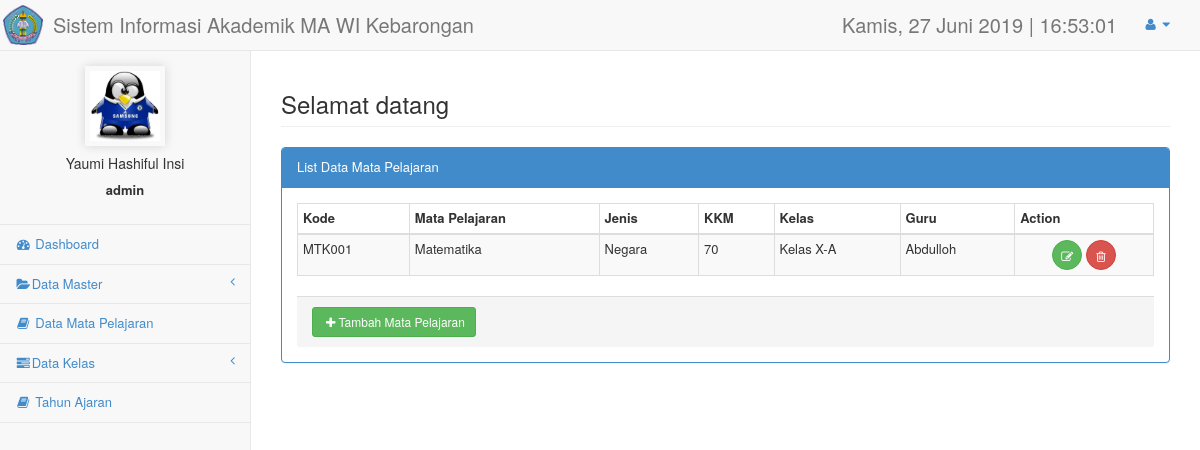
Page /admin/data_mapel.php (signed in) on the committed database.
### tables this page shows
CREATE TABLE IF NOT EXISTS `mapel` (
`id_mapel` int(2) NOT NULL,
  `kode_mapel` varchar(10) NOT NULL,
  `jenis_mapel` enum('Pesantren','Negara') NOT NULL,
  `nama_mapel` varchar(20) NOT NULL,
  `kkm` int(3) NOT NULL,
  `kode_kelas` varchar(5) NOT NULL,
  `nip` varchar(50) NOT NULL
);

CREATE TABLE IF NOT EXISTS `kelas` (
`id_kelas` int(2) NOT NULL,
  `kode_kelas` varchar(5) NOT NULL,
  `nama_kelas` varchar(30) NOT NULL,
  `jenis_kelas` enum('Aliyah','Takhasus') NOT NULL,
  `status` enum('Aktif','Nonaktif') NOT NULL
);

CREATE TABLE IF NOT EXISTS `guru` (
`id_guru` int(2) NOT NULL,
  `nip` varchar(50) NOT NULL,
  `nama` varchar(30) NOT NULL,
  `gender` enum('L','P') NOT NULL,
  `lahir` date NOT NULL,
  `agama` varchar(10) NOT NULL,
  `alamat` text NOT NULL,
  `telepon` varchar(15) NOT NULL,
  `jabatan` varchar(30) NOT NULL,
  `status` enum('aktif','nonaktif') NOT NULL
);

### admin/data_mapel.php (the view, shortened to what this page needs)
<!DOCTYPE html>
<html lang="en">
<head>
    <link href="../css/bootstrap.min.css" rel="stylesheet">
    <link href="../css/plugins/metisMenu/metisMenu.min.css" rel="stylesheet">
    <link href="../css/plugins/dataTables.bootstrap.css" rel="stylesheet">
    <link href="../css/sb-admin-2.css" rel="stylesheet">
    <link href="../font-awesome-4.1.0/css/font-awesome.min.css" rel="stylesheet" type="text/css">
</head>
<body>
   <?php include('library/header.php');?>
   <?php include('library/sidebar.php');?>
        <div id="page-wrapper">
            <div class="row">
                <div class="col-lg-12">
                    <h3 class="page-header">Selamat datang </h3>
            <div class="row">
                <div class="col-lg-12">
                    <div class="panel panel-primary">
                        <div class="panel-heading">
                            List Data Mata Pelajaran
                        </div>
                        <div class="panel-body">
                            <div class="table-responsive">
                            <table class='table table-striped table-bordered table-hover' id='dataTables-example'>
                                <thead>
                                    <tr>
                                    <th>Kode</th>
                                    <th>Mata Pelajaran</th>
                                    <th>Jenis</th>
                                    <th>KKM</th>
                                    <th>Kelas</th>
                                    <th>Guru</th>
                                    <th align='center'>Action</th>
                                    </tr>
                                </thead>
                                <tbody>
                                <?php
                                $sql="select mapel.id_mapel, mapel.kode_mapel,mapel.nama_mapel, mapel.jenis_mapel, mapel.kkm, kelas.kode_kelas,kelas.nama_kelas ,guru.nip, guru.nama from mapel inner join kelas on kelas.kode_kelas = mapel.kode_kelas inner join guru on mapel.nip = guru.nip";
                                $result = mysql_query($sql);;
                                while($row=mysql_fetch_array($result)){?>
                                    <tr>
                                    <td><?php echo $row['kode_mapel'];?></td>
                                    <td><?php echo $row['nama_mapel'];?></td>
                                    <td><?php echo $row['jenis_mapel'];?></td>
                                    <td><?php echo $row['kkm'];?></td>
                                    <td><?php echo $row['nama_kelas'];?></td>
                                    <td><?php echo $row['nama'];?></td>
                                    <td align='center'>
                                    <a href="#" class='open_modal' id='<?php echo $row['id_mapel']; ?>'><button type='button' class='btn btn-success btn-circle'><i class='fa fa-edit fa-fw'></i></button></a>
                                    <a href="#" onclick="confirm_modal('delete/delete_mapel.php?&id_mapel=<?php echo $row['id_mapel']; ?>');"><button type='button' class='btn btn-danger btn-circle'><i class='fa fa-trash-o'></i></button></a>
                                    </td>
                                    </tr>
                                    <?php }
                                ?>
                                    </tbody>
                                </table>
                            </div>
                            <div class="panel-footer">
                            <a href="#" class="btn btn-success btn-sm" data-target="#ModalAdd" data-toggle="modal"><i class="fa fa-plus fa-fw"></i>Tambah Mata Pelajaran</button></a>
                            </div>
                        </div>
                    </div>
                </div>
            </div>
    </div>
</body>
</html>

### css/sb-admin-2.css (style rules this page uses)
body { background-color: #f8f8f8; }
#page-wrapper { padding: 0 15px; min-height: 568px; background-color: #fff; }
@media (min-width:768px) { #page-wrapper { position: inherit; margin: 0 0 0 250px; padding: 0 30px; border-left: 1px solid #e7e7e7; } }
.btn-circle { width: 30px; height: 30px; padding: 6px 0; border-radius: 15px; text-align: center; font-size: 12px; line-height: 1.428571429; }

### rows in the picture
mapel: kode_mapel "MTK001", nama_mapel "Matematika", jenis_mapel "Negara", kkm "70", kelas.nama_kelas "Kelas X-A", guru.nama "Abdulloh"

### other values in the picture
$_SESSION['nama'] "Yaumi Hashiful Insi"
$_SESSION['username'] "admin"
